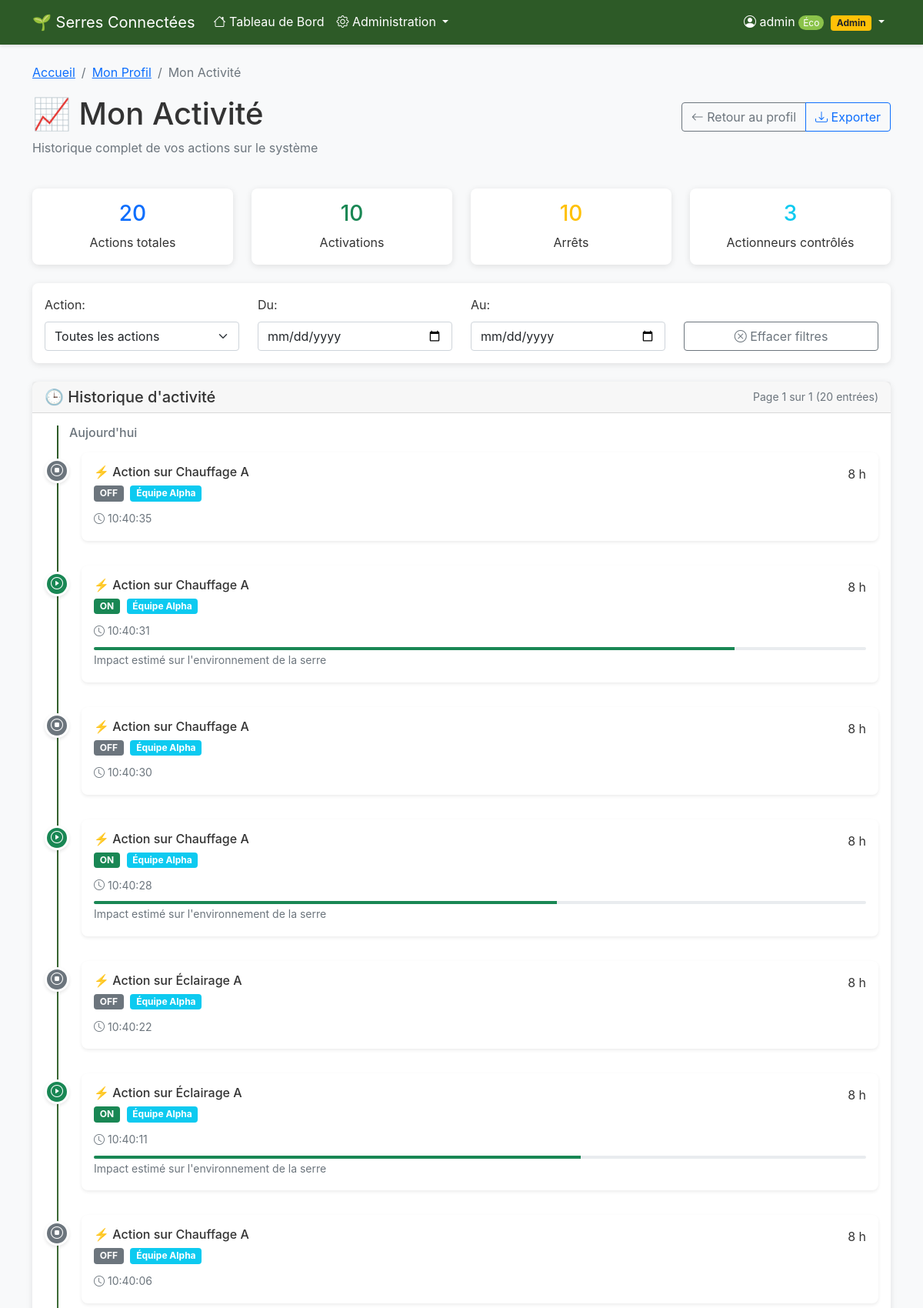
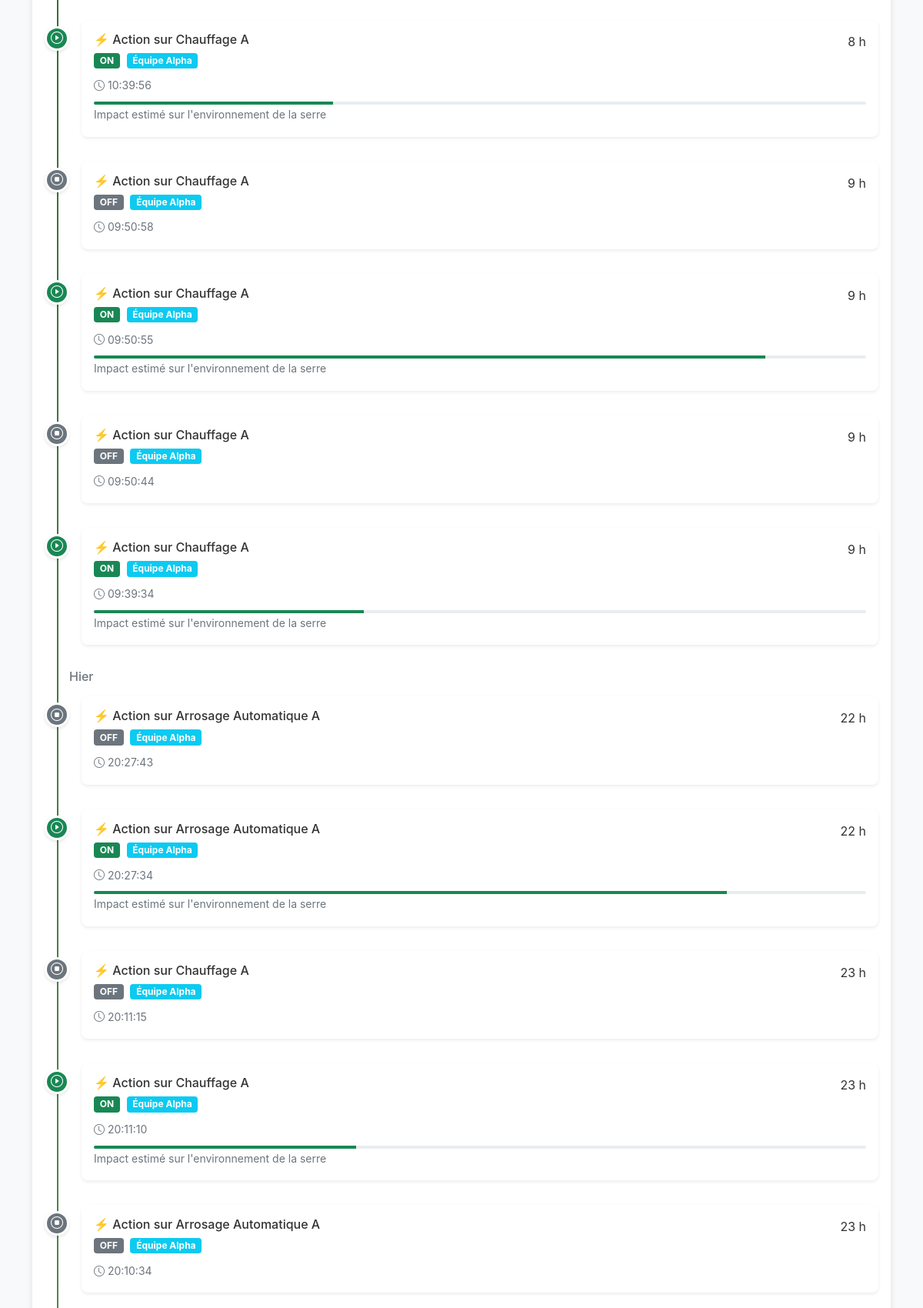
/?controller=profile&action=activity (signed in, upper part), run on the app's committed database (2 pictures, top to bottom).
### tables this page shows
CREATE TABLE `actuator_logs` (
  `id` int(11) NOT NULL,
  `actionneur_id` int(11) NOT NULL,
  `action` enum('ON','OFF') NOT NULL,
  `user_id` char(36) NOT NULL,
  `timestamp` timestamp NULL DEFAULT current_timestamp()
);

CREATE TABLE `actionneurs` (
  `id` int(11) NOT NULL,
  `nom` varchar(100) NOT NULL,
  `type` varchar(50) NOT NULL,
  `team_id` int(11) DEFAULT 1,
  `is_active` tinyint(1) DEFAULT 1,
  `current_state` tinyint(1) DEFAULT 0,
  `created_at` timestamp NULL DEFAULT current_timestamp()
);

CREATE TABLE `teams` (
  `id` int(11) NOT NULL,
  `name` varchar(100) NOT NULL,
  `greenhouse_sector` varchar(50) NOT NULL
);

### views/profile/activity.php (the view, shortened to what the rows shown need)
<div class="row mb-4">
    <div class="col-12">
        <div class="d-flex justify-content-between align-items-center">
            <h1>📈 Mon Activité</h1>
        </div>
    </div>
</div>
<div class="row">
    <div class="col-12">
        <div class="card">
            <div class="card-body">
                <?php if (empty($activities)): ?>
                    <div class="text-center py-5">
                        <i class="bi bi-clock-history" style="font-size: 3rem; color: #ccc;"></i>
                        <h5 class="mt-3">Aucune activité trouvée</h5>
                        <p class="text-muted">
                            <?php if (!empty($_GET['action_filter']) || !empty($_GET['date_from'])): ?>
                                Aucune activité ne correspond aux filtres sélectionnés.
                                <br><button class="btn btn-link" onclick="clearFilters()">Effacer les filtres</button>
                            <?php else: ?>
                                Vous n'avez encore effectué aucune action sur le système.
                            <?php endif; ?>
                        </p>
                    </div>
                <?php else: ?>
                    <div class="timeline">
                        <?php
                        $currentDate = '';
                        foreach ($activities as $activity):
                            $activityDate = date('Y-m-d', strtotime($activity['timestamp']));
                            if ($currentDate !== $activityDate):
                                $currentDate = $activityDate;
                        ?>
                            <div class="timeline-date">
                                <h6 class="text-muted mb-3">
                                    <?php
                                    $date = new DateTime($activityDate);
                                    $today = new DateTime();
                                    $yesterday = new DateTime('yesterday');
                                    if ($date->format('Y-m-d') === $today->format('Y-m-d')) {
                                        echo "Aujourd'hui";
                                    } elseif ($date->format('Y-m-d') === $yesterday->format('Y-m-d')) {
                                        echo "Hier";
                                    } else {
                                        echo strftime('%A %d %B %Y', $date->getTimestamp());
                                    }
                                    ?>
                                </h6>
                            </div>
                        <?php endif; ?>
                        <div class="timeline-item">
                            <div class="timeline-marker bg-<?= $activity['action'] === 'ON' ? 'success' : 'secondary' ?>">
                                <i class="bi bi-<?= $activity['action'] === 'ON' ? 'play' : 'stop' ?>-circle text-white"></i>
                            </div>
                            <div class="timeline-content">
                                <div class="card shadow-sm">
                                    <div class="card-body">
                                        <div class="d-flex justify-content-between align-items-start">
                                            <div>
                                                <h6 class="mb-1">
                                                    <?php
                                                    $icon = '';
                                                    switch ($activity['activity_type']) {
                                                        case 'actuator_action':
                                                            $icon = '⚡';
                                                            break;
                                                    }
                                                    ?>
                                                    <?= $icon ?> Action sur <?= htmlspecialchars($activity['actuator_name']) ?>
                                                </h6>
                                                <p class="mb-2">
                                                    <span class="badge bg-<?= $activity['action'] === 'ON' ? 'success' : 'secondary' ?>">
                                                        <?= $activity['action'] ?>
                                                    </span>
                                                    <?php if (!empty($activity['team_name'])): ?>
                                                        <span class="badge bg-info ms-1">
                                                            <?= htmlspecialchars($activity['team_name']) ?>
                                                        </span>
                                                    <?php endif; ?>
                                                </p>
                                                <small class="text-muted">
                                                    <i class="bi bi-clock"></i>
                                                    <?= date('H:i:s', strtotime($activity['timestamp'])) ?>
                                                </small>
                                            </div>
                                            <div class="text-end">
                                                <?php
                                                $timeAgo = time() - strtotime($activity['timestamp']);
                                                if ($timeAgo < 60) echo "À l'instant";
                                                elseif ($timeAgo < 3600) echo floor($timeAgo/60) . " min";
                                                elseif ($timeAgo < 86400) echo floor($timeAgo/3600) . " h";
                                                else echo floor($timeAgo/86400) . " j";
                                                ?>
                                            </div>
                                        </div>
                                        <?php if ($activity['action'] === 'ON'): ?>
                                            <div class="mt-2">
                                                <div class="progress" style="height: 4px;">
                                                    <div class="progress-bar bg-success" style="width: <?= rand(20, 100) ?>%"></div>
                                                </div>
                                                <small class="text-muted">Impact estimé sur l'environnement de la serre</small>
                                            </div>
                                        <?php endif; ?>
                                    </div>
                                </div>
                            </div>
                        </div>
                        <?php endforeach; ?>
                    </div>
                <?php endif; ?>
            </div>
        </div>
    </div>
</div>

### data on the page
actuator_logs: shows "Aujourd'hui", icon "⚡", actionneur.nom "Chauffage A", action "OFF", teams.name "Équipe Alpha", timestamp "10:40:35"
actuator_logs: icon "⚡", actionneur.nom "Chauffage A", action "ON", teams.name "Équipe Alpha", timestamp "10:40:31", rand(20, 100) 83 (drawn)
actuator_logs: icon "⚡", actionneur.nom "Chauffage A", action "OFF", teams.name "Équipe Alpha", timestamp "10:40:30"
actuator_logs: icon "⚡", actionneur.nom "Chauffage A", action "ON", teams.name "Équipe Alpha", timestamp "10:40:28", rand(20, 100) 60 (drawn)
actuator_logs: icon "⚡", actionneur.nom "Éclairage A", action "OFF", teams.name "Équipe Alpha", timestamp "10:40:22"
actuator_logs: icon "⚡", actionneur.nom "Éclairage A", action "ON", teams.name "Équipe Alpha", timestamp "10:40:11", rand(20, 100) 63 (drawn)
actuator_logs: icon "⚡", actionneur.nom "Chauffage A", action "OFF", teams.name "Équipe Alpha", timestamp "10:40:06"
actuator_logs: icon "⚡", actionneur.nom "Chauffage A", action "ON", teams.name "Équipe Alpha", timestamp "10:39:56", rand(20, 100) 31 (drawn)
actuator_logs: icon "⚡", actionneur.nom "Chauffage A", action "OFF", teams.name "Équipe Alpha", timestamp "09:50:58"
actuator_logs: icon "⚡", actionneur.nom "Chauffage A", action "ON", teams.name "Équipe Alpha", timestamp "09:50:55", rand(20, 100) 87 (drawn)
actuator_logs: icon "⚡", actionneur.nom "Chauffage A", action "OFF", teams.name "Équipe Alpha", timestamp "09:50:44"
actuator_logs: icon "⚡", actionneur.nom "Chauffage A", action "ON", teams.name "Équipe Alpha", timestamp "09:39:34", rand(20, 100) 35 (drawn)
actuator_logs: shows "Hier", icon "⚡", actionneur.nom "Arrosage Automatique A", action "OFF", teams.name "Équipe Alpha", timestamp "20:27:43"
actuator_logs: icon "⚡", actionneur.nom "Arrosage Automatique A", action "ON", teams.name "Équipe Alpha", timestamp "20:27:34", rand(20, 100) 82 (drawn)
actuator_logs: icon "⚡", actionneur.nom "Chauffage A", action "OFF", teams.name "Équipe Alpha", timestamp "20:11:15"
actuator_logs: icon "⚡", actionneur.nom "Chauffage A", action "ON", teams.name "Équipe Alpha", timestamp "20:11:10", rand(20, 100) 34 (drawn)
actuator_logs: icon "⚡", actionneur.nom "Arrosage Automatique A", action "OFF", teams.name "Équipe Alpha", timestamp "20:10:34"

### other printed values
$_SESSION['username'] "admin"
$totalActivities "20"
count(array_unique(array_column($activities, 'actuator_name'))) "3"
$currentPage "1"
$totalPages "1"
count($activities) "20"
